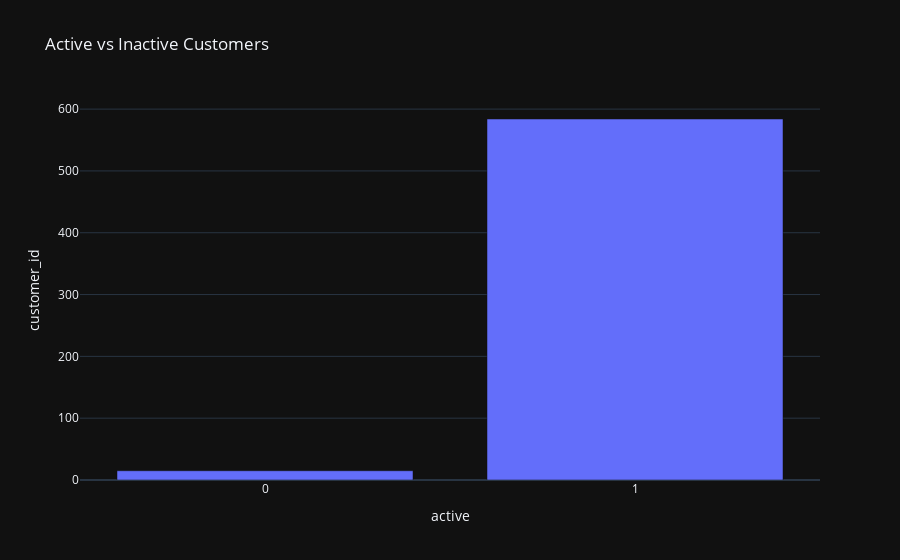

Here is the notebook cell this chart was saved with:
### Markdown cell above
The number '1' and '0' represents active and inactive customers respectively. There are 584 active customers and 15 inactive customers

### Code cell
fig = px.bar(
    active_inactive,
    x = "active",
    y = "customer_id",
    title = "Active vs Inactive Customers",
    template = "plotly_dark"
)

fig.show()

### Figure 1 — Plotly figure (JSON) as saved in the notebook; plotly's stock layout.template omitted (floating-point values rounded to 4 significant figures)
{"data": [{"alignmentgroup": "True", "hovertemplate": "active=%{x}<br>customer_id=%{y}<extra></extra>", "legendgroup": "", "marker": {"color": "#636efa", "pattern": {"shape": ""}}, "name": "", "offsetgroup": "", "orientation": "v", "showlegend": false, "textposition": "auto", "type": "bar", "x": ["0", "1"], "xaxis": "x", "y": [15, 584], "yaxis": "y"}], "layout": {"barmode": "relative", "legend": {"tracegroupgap": 0}, "title": {"text": "Active vs Inactive Customers"}, "xaxis": {"anchor": "y", "domain": [0, 1], "title": {"text": "active"}}, "yaxis": {"anchor": "x", "domain": [0, 1], "title": {"text": "customer_id"}}}}
